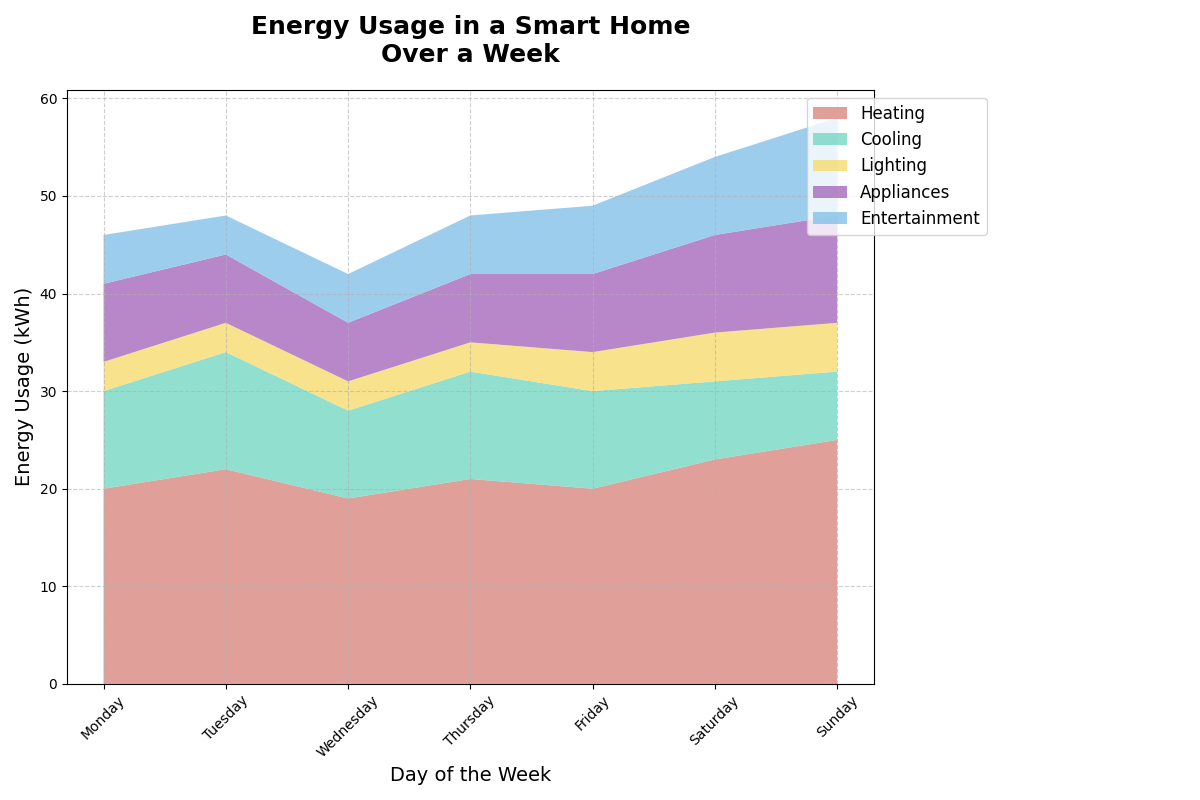

Source code (Python):
import matplotlib.pyplot as plt
import numpy as np

# Backstory: This chart visualizes the "Energy Usage in a Smart Home" for different appliances over a week.
# The data represents artificial energy consumption (in kWh) values for various home appliances.

# Define the days of the week
days = ['Monday', 'Tuesday', 'Wednesday', 'Thursday', 'Friday', 'Saturday', 'Sunday']
num_days = len(days)

# Artificial energy usage data for different appliances
heating = [20, 22, 19, 21, 20, 23, 25]
cooling = [10, 12, 9, 11, 10, 8, 7]
lighting = [3, 3, 3, 3, 4, 5, 5]
appliances = [8, 7, 6, 7, 8, 10, 11]
entertainment = [5, 4, 5, 6, 7, 8, 10]

# Stack the data to create cumulative energy usage values
energy_stack = np.row_stack((heating, cooling, lighting, appliances, entertainment))

# Create the stacked area chart
fig, ax = plt.subplots(figsize=(12, 8))

ax.stackplot(days, energy_stack, labels=['Heating', 'Cooling', 'Lighting', 'Appliances', 'Entertainment'],
             colors=['#D98880', '#76D7C4', '#F7DC6F', '#A569BD', '#85C1E9'], alpha=0.8)

# Set the title and labels with line breaks and appropriate formatting
ax.set_title('Energy Usage in a Smart Home\nOver a Week', fontsize=18, fontweight='bold', pad=20)
ax.set_xlabel('Day of the Week', fontsize=14)
ax.set_ylabel('Energy Usage (kWh)', fontsize=14)

# Add a legend outside the plot area for clarity
ax.legend(loc='upper right', fontsize=12, bbox_to_anchor=(1.15, 1))

# Customize the grid for better readability
ax.grid(True, linestyle='--', alpha=0.6)

# Rotate x-axis labels slightly for better fit
plt.xticks(rotation=45)

# Enhance layout for better visualization
plt.tight_layout(rect=[0, 0, 0.85, 1])

# Display the plot
plt.show()
